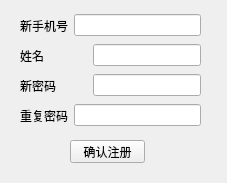
<?xml version="1.0" encoding="UTF-8"?>
<ui version="4.0">
 <class>Form</class>
 <widget class="QWidget" name="Form">
  <property name="geometry">
   <rect>
    <x>0</x>
    <y>0</y>
    <width>227</width>
    <height>183</height>
   </rect>
  </property>
  <property name="windowTitle">
   <string>测试人员注册</string>
  </property>
  <widget class="QPushButton" name="pushButton">
   <property name="geometry">
    <rect>
     <x>70</x>
     <y>140</y>
     <width>75</width>
     <height>23</height>
    </rect>
   </property>
   <property name="text">
    <string>确认注册</string>
   </property>
  </widget>
  <widget class="QWidget" name="horizontalLayoutWidget">
   <property name="geometry">
    <rect>
     <x>20</x>
     <y>10</y>
     <width>181</width>
     <height>31</height>
    </rect>
   </property>
   <layout class="QHBoxLayout" name="horizontalLayout">
    <item>
     <widget class="QLabel" name="label">
      <property name="text">
       <string>新手机号</string>
      </property>
     </widget>
    </item>
    <item>
     <widget class="QLineEdit" name="lineEdit"/>
    </item>
   </layout>
  </widget>
  <widget class="QWidget" name="horizontalLayoutWidget_2">
   <property name="geometry">
    <rect>
     <x>20</x>
     <y>40</y>
     <width>181</width>
     <height>31</height>
    </rect>
   </property>
   <layout class="QHBoxLayout" name="horizontalLayout_2">
    <item>
     <widget class="QLabel" name="label_2">
      <property name="text">
       <string>姓名</string>
      </property>
     </widget>
    </item>
    <item>
     <spacer name="horizontalSpacer">
      <property name="orientation">
       <enum>Qt::Horizontal</enum>
      </property>
      <property name="sizeHint" stdset="0">
       <size>
        <width>28</width>
        <height>20</height>
       </size>
      </property>
     </spacer>
    </item>
    <item>
     <widget class="QLineEdit" name="lineEdit_2"/>
    </item>
   </layout>
  </widget>
  <widget class="QWidget" name="horizontalLayoutWidget_3">
   <property name="geometry">
    <rect>
     <x>20</x>
     <y>70</y>
     <width>181</width>
     <height>31</height>
    </rect>
   </property>
   <layout class="QHBoxLayout" name="horizontalLayout_3">
    <item>
     <widget class="QLabel" name="label_3">
      <property name="text">
       <string>新密码</string>
      </property>
     </widget>
    </item>
    <item>
     <spacer name="horizontalSpacer_2">
      <property name="orientation">
       <enum>Qt::Horizontal</enum>
      </property>
      <property name="sizeHint" stdset="0">
       <size>
        <width>17</width>
        <height>20</height>
       </size>
      </property>
     </spacer>
    </item>
    <item>
     <widget class="QLineEdit" name="lineEdit_3"/>
    </item>
   </layout>
  </widget>
  <widget class="QWidget" name="horizontalLayoutWidget_4">
   <property name="geometry">
    <rect>
     <x>20</x>
     <y>100</y>
     <width>181</width>
     <height>31</height>
    </rect>
   </property>
   <layout class="QHBoxLayout" name="horizontalLayout_4">
    <item>
     <widget class="QLabel" name="label_4">
      <property name="text">
       <string>重复密码</string>
      </property>
     </widget>
    </item>
    <item>
     <widget class="QLineEdit" name="lineEdit_4"/>
    </item>
   </layout>
  </widget>
 </widget>
 <resources/>
 <connections>
  <connection>
   <sender>pushButton</sender>
   <signal>clicked()</signal>
   <receiver>Form</receiver>
   <slot>register_sql()</slot>
   <hints>
    <hint type="sourcelabel">
     <x>98</x>
     <y>144</y>
    </hint>
    <hint type="destinationlabel">
     <x>187</x>
     <y>149</y>
    </hint>
   </hints>
  </connection>
 </connections>
 <slots>
  <slot>register_sql()</slot>
 </slots>
</ui>
